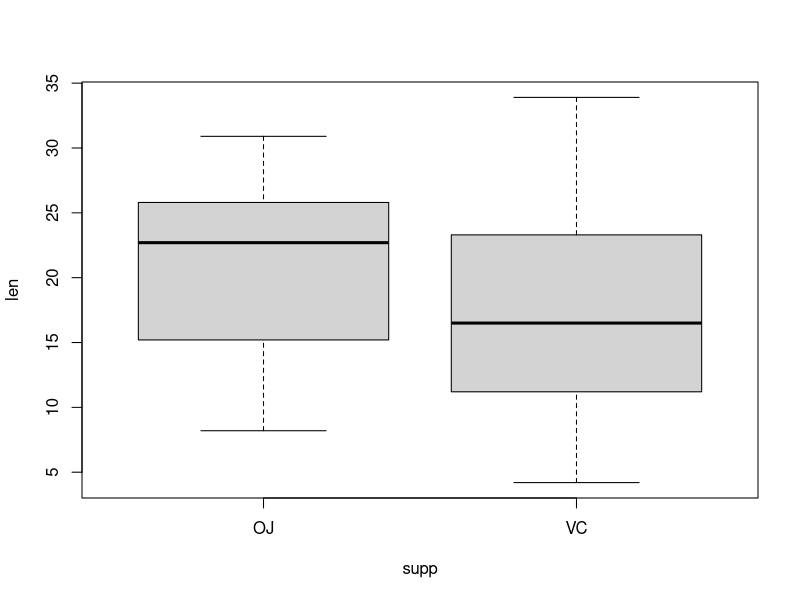
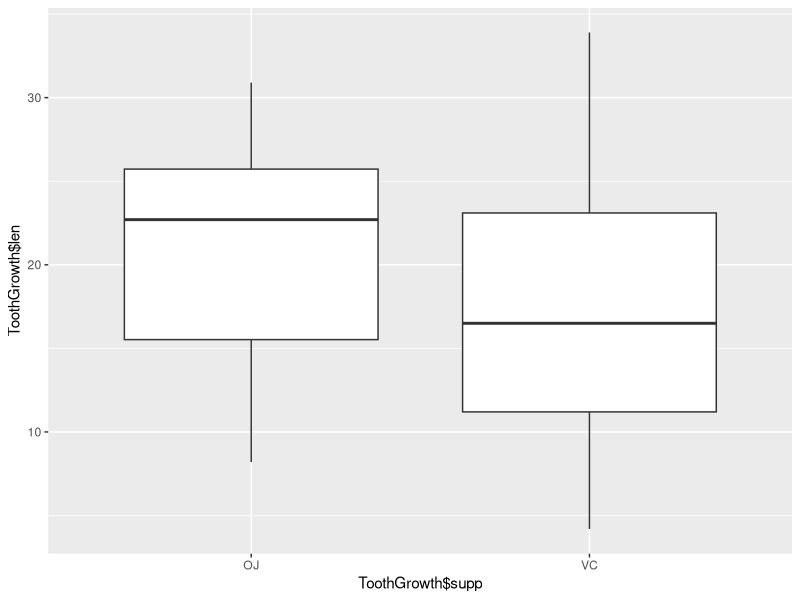
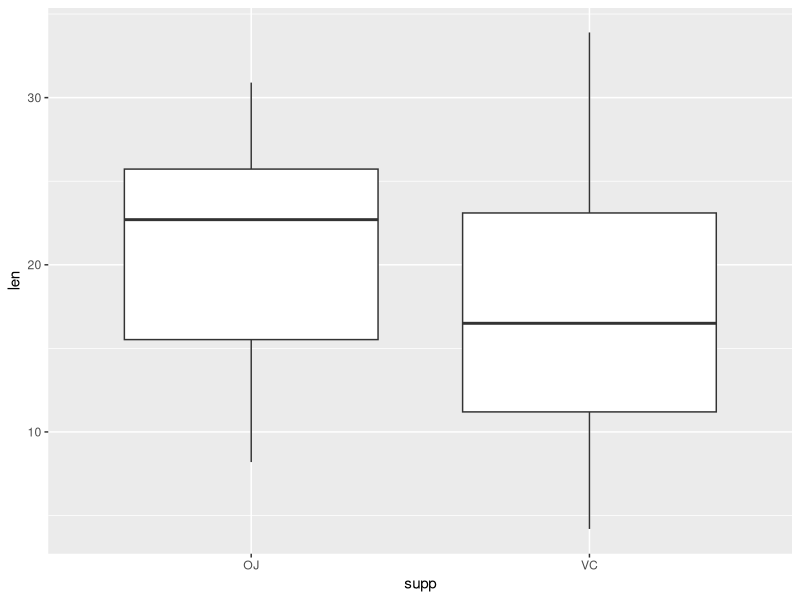
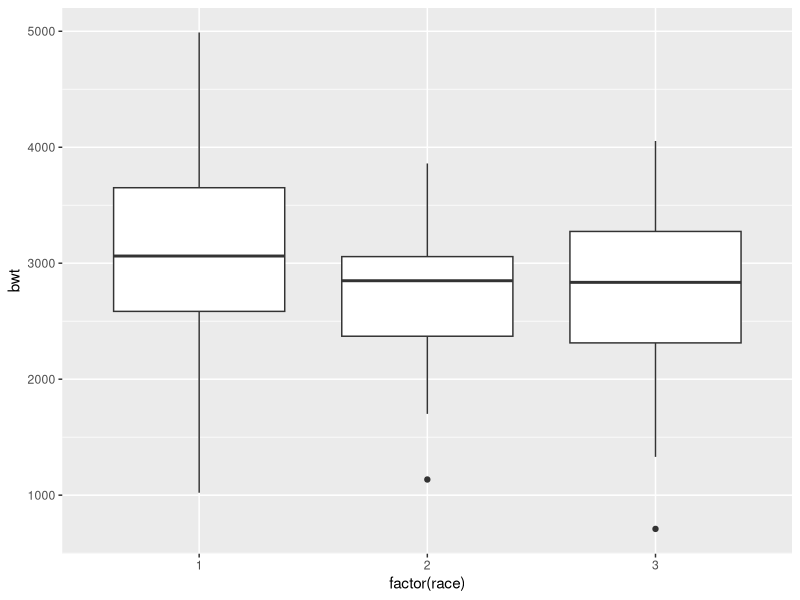
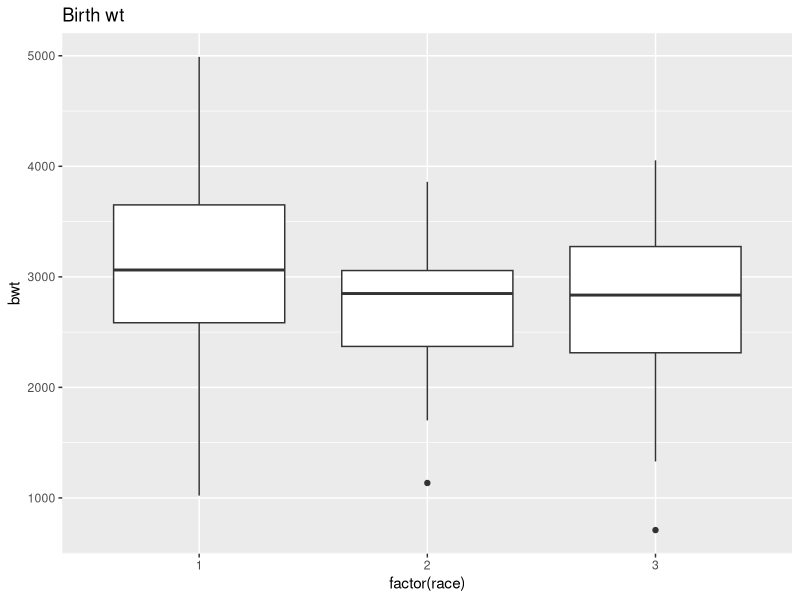
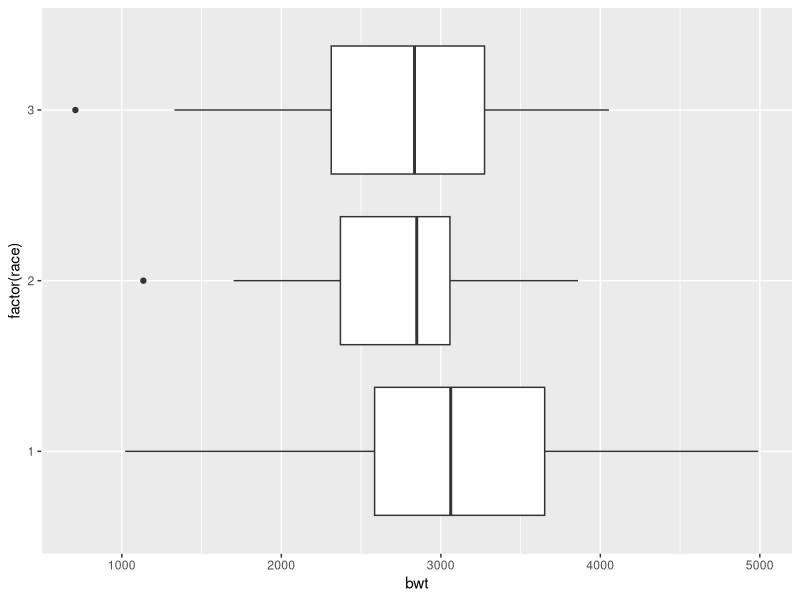
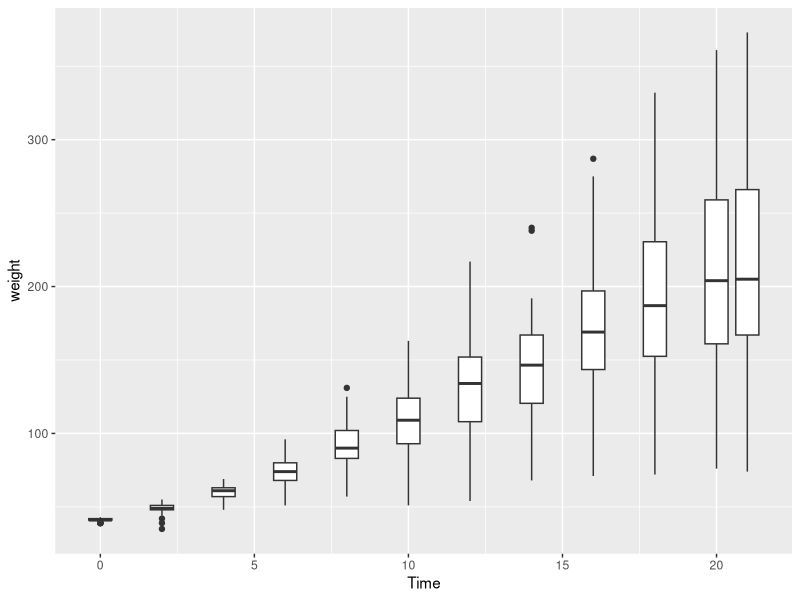
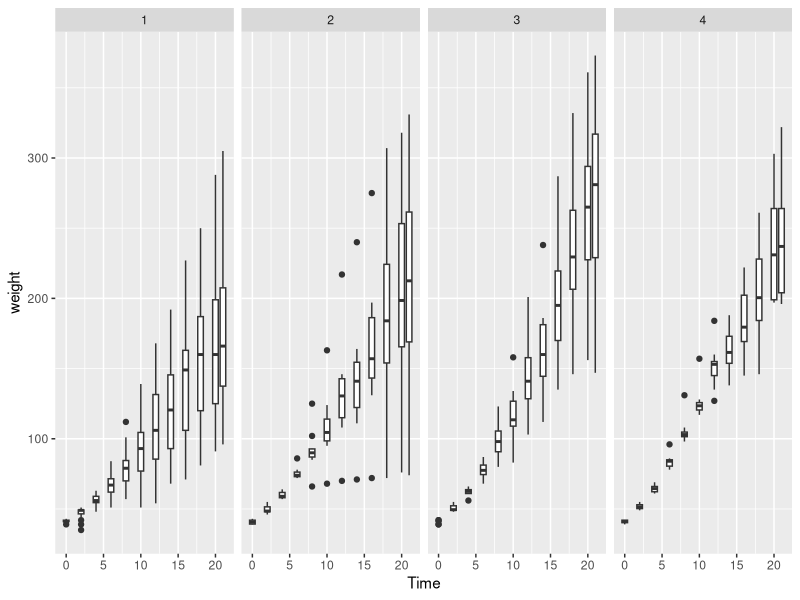

The R script that drew these images, in order:
#########################
################# Boxplot- visualize the 5 point data summary
#for continuous data

data("ToothGrowth")
head(ToothGrowth)

boxplot(len ~ supp, data = ToothGrowth) #compare tooth length
#for two different supp

library(ggplot2)
qplot(ToothGrowth$supp, ToothGrowth$len, geom="boxplot")
#or 
ggplot(ToothGrowth, aes(x=supp, y=len)) + geom_boxplot()

library(MASS)
head(birthwt)

ggplot(birthwt, aes(x=factor(race), y=bwt)) + geom_boxplot()
#compare numerical variables across categories

ggplot(birthwt, aes(x=factor(race), y=bwt)) + geom_boxplot()+ggtitle("Birth wt")
#compare numerical variables across categories

ggplot(birthwt, aes(x=factor(race), y=bwt)) + geom_boxplot()+coord_flip()

#horizontal boxplots

head(ChickWeight)
summary(ChickWeight)

ggplot(ChickWeight, aes(x=Time, y=weight))+ 
  geom_boxplot(aes(group=Time))
#group the response and weight according to time

ggplot(ChickWeight, aes(x=Time, y=weight))+ 
  geom_boxplot(aes(group=Time))+facet_grid(. ~ Diet)
#group response variable
#panels according to diet

data("diamonds")
head(diamonds)

ggplot(diamonds, aes(factor(cut), price, fill=cut)) + geom_boxplot() + ggtitle("Diamond Price according Cut") + xlab("Type of Cut") + ylab("Diamond Price U$")
#fill-specify colour according to cut